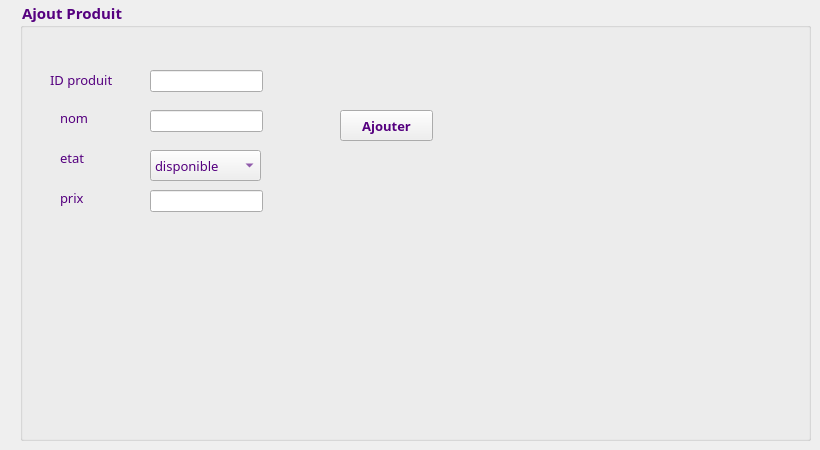
      <widget class="QWidget" name="tab_5">
       <attribute name="title">
        <string>Ajouter</string>
       </attribute>
       <widget class="QGroupBox" name="groupBox">
        <property name="geometry">
         <rect>
          <x>20</x>
          <y>0</y>
          <width>791</width>
          <height>441</height>
         </rect>
        </property>
        <property name="font">
         <font>
          <family>Californian FB</family>
          <pointsize>11</pointsize>
          <weight>75</weight>
          <bold>true</bold>
         </font>
        </property>
        <property name="styleSheet">
         <string notr="true">color: rgb(85, 0, 127);</string>
        </property>
        <property name="title">
         <string>Ajout Produit</string>
        </property>
        <widget class="QLabel" name="label_18">
         <property name="geometry">
          <rect>
           <x>30</x>
           <y>70</y>
           <width>81</width>
           <height>20</height>
          </rect>
         </property>
         <property name="font">
          <font>
           <family>Californian FB</family>
           <pointsize>10</pointsize>
           <weight>50</weight>
           <bold>false</bold>
          </font>
         </property>
         <property name="text">
          <string>ID produit</string>
         </property>
        </widget>
        <widget class="QLabel" name="label_19">
         <property name="geometry">
          <rect>
           <x>40</x>
           <y>150</y>
           <width>41</width>
           <height>16</height>
          </rect>
         </property>
         <property name="font">
          <font>
           <family>Californian FB</family>
           <pointsize>10</pointsize>
           <weight>50</weight>
           <bold>false</bold>
          </font>
         </property>
         <property name="text">
          <string>etat</string>
         </property>
        </widget>
        <widget class="QLabel" name="label_20">
         <property name="geometry">
          <rect>
           <x>40</x>
           <y>190</y>
           <width>41</width>
           <height>16</height>
          </rect>
         </property>
         <property name="font">
          <font>
           <family>Californian FB</family>
           <pointsize>10</pointsize>
           <weight>50</weight>
           <bold>false</bold>
          </font>
         </property>
         <property name="text">
          <string>prix</string>
         </property>
        </widget>
        <widget class="QLineEdit" name="le_id_2">
         <property name="geometry">
          <rect>
           <x>130</x>
           <y>70</y>
           <width>113</width>
           <height>22</height>
          </rect>
         </property>
        </widget>
        <widget class="QLineEdit" name="le_nom_2">
         <property name="geometry">
          <rect>
           <x>130</x>
           <y>110</y>
           <width>113</width>
           <height>22</height>
          </rect>
         </property>
        </widget>
        <widget class="QPushButton" name="pb_ajouter_2">
         <property name="geometry">
          <rect>
           <x>320</x>
           <y>110</y>
           <width>93</width>
           <height>31</height>
          </rect>
         </property>
         <property name="font">
          <font>
           <family>Californian FB</family>
           <pointsize>10</pointsize>
           <weight>75</weight>
           <bold>true</bold>
          </font>
         </property>
         <property name="text">
          <string>Ajouter</string>
         </property>
        </widget>
        <widget class="QLabel" name="label_21">
         <property name="geometry">
          <rect>
           <x>40</x>
           <y>110</y>
           <width>41</width>
           <height>16</height>
          </rect>
         </property>
         <property name="font">
          <font>
           <family>Californian FB</family>
           <pointsize>10</pointsize>
           <weight>50</weight>
           <bold>false</bold>
          </font>
         </property>
         <property name="text">
          <string>nom</string>
         </property>
        </widget>
        <widget class="QLineEdit" name="le_prix_2">
         <property name="geometry">
          <rect>
           <x>130</x>
           <y>190</y>
           <width>113</width>
           <height>22</height>
          </rect>
         </property>
        </widget>
        <widget class="QComboBox" name="comboBox_etat_2">
         <property name="geometry">
          <rect>
           <x>130</x>
           <y>150</y>
           <width>111</width>
           <height>31</height>
          </rect>
         </property>
         <property name="font">
          <font>
           <family>Californian FB</family>
           <pointsize>10</pointsize>
           <weight>50</weight>
           <bold>false</bold>
          </font>
         </property>
         <item>
          <property name="text">
           <string>disponible</string>
          </property>
         </item>
         <item>
          <property name="text">
           <string>non disponible</string>
          </property>
         </item>
        </widget>
       </widget>
      </widget>
